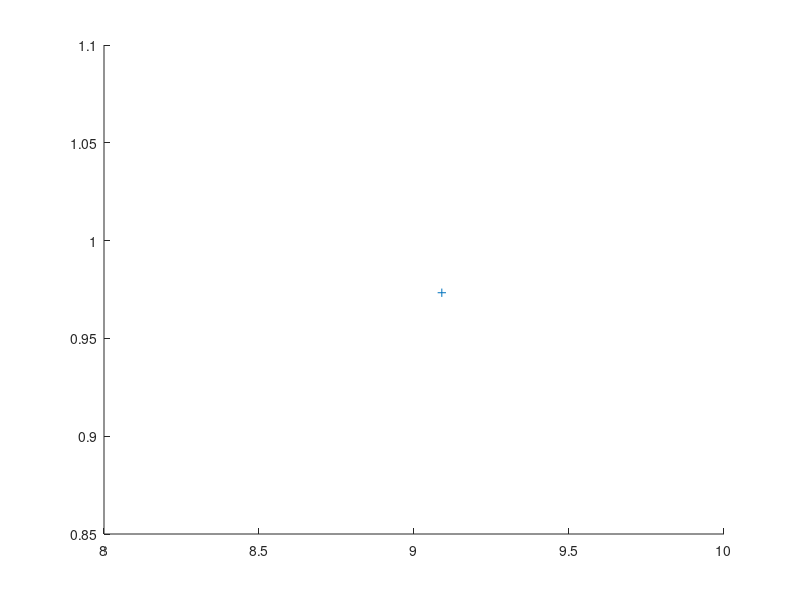

MATLAB code for this plot: (Note: this script raises an error after producing the figure.)
%% Results.m
% This code produces the two plots. The x-axis shows the time
% took by the algorithm, and the y-axis shows the rmse.
% We have 5 implementations for comparision.
% figure 1:
% conventional SVD
% SVD with no bias calculation step
% SVD with normal bias calculation step
% SVD with improved bias calculation step
% figure 2:
% SVD++ with improved bias calculation step
% Each algorithm was ran for 10,20,30 iterations


%% DATA
% Time took by the algorithms
time = [16.168274, 33.639394, 47.420169;
        21.879765, 38.55117, 61.894201;
        21.990894, 42.030528, 65.005437;
        210.884219, 380.36955, 561.748142];
% Error got by the algorithms
error = [0.98188, 0.98183, 0.98194;
        0.96992, 0.9665, 0.96579;
        0.96453, 0.9593, 0.95818;
        0.96457, 0.95921, 0.95821];

% Split date for plotting
x0 = (9.089707);
y0 = (0.97335);
x1 = time(1,:);
y1 = error(1,:);
x2 = time(2,:);
y2 = error(2,:);
x3 = time(3,:);
y3 = error(3,:);
x4 = time(4,:);
y4 = error(4,:);
x5 = (150);  % Value to adjust plot with legend
y5 = (0.97); % Value to adjust plot with legend

%% PLOT
% Figure 1
figure(1);
plot(x0,y0,'+',...
    x1,y1,'-O',...
    x2,y2,'->',...
    x3,y3,'-X',...
    x5,y5, 'LineWidth',2);

grid on;
xlabel('Running Time (seconds)'); 
ylabel('RMSE');
legend('Convetional SVD', ['SVD with no bias' char(10) 'calculation step'],...
    ['SVD with normal bias' char(10) 'calculation step'],...
    ['SVD with improved bias' char(10) 'calculation step'],...
    'location','NorthEast');
set(gca,'xtick',[0, 25, 50, 75, 150]);
set(gca,'XGrid','off','YGrid','on');
set(gca,'TickLength',[0 0]);
set(gca,'color',[1, 0.937255, 0.835294]);

iterations = [10,20,30];
strValues0 = strtrim(cellstr(num2str(1,'%d')));
strValues = strtrim(cellstr(num2str(iterations(:),'%d')));
text(x0,y0,strValues0,'VerticalAlignment','bottom');
text(x1,y1,strValues,'VerticalAlignment','bottom');
text(x2,y2,strValues,'VerticalAlignment','bottom');
text(x3,y3,strValues,'VerticalAlignment','bottom');

% Figure 2
figure(2);
plot(x4,y4, '-square','Color', [0, 0.392157, 0],'LineWidth',2);

grid on;
xlabel('Running Time (seconds)'); 
ylabel('RMSE');
legend(['SVD++ with improved bias' char(10) 'calculation step'], 'location','NorthEast');
set(gca,'xtick',[250, 350, 450, 500, 550]);
set(gca,'XGrid','off','YGrid','on');
set(gca,'TickLength',[0 0]);
set(gca,'color',[1, 0.937255, 0.835294]);

text(x4,y4,strValues,'VerticalAlignment','bottom');

